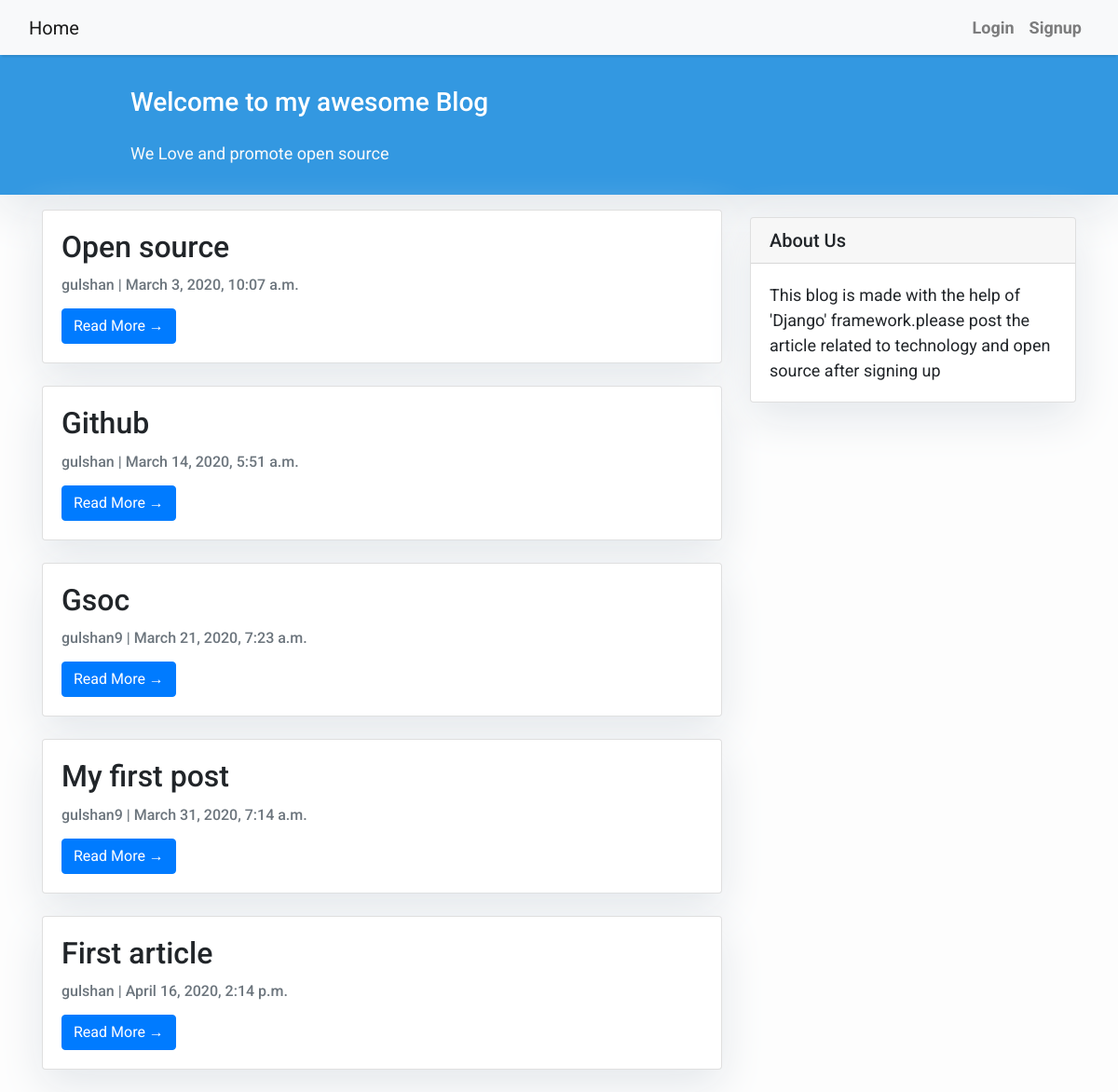
Before: / with the older database file.
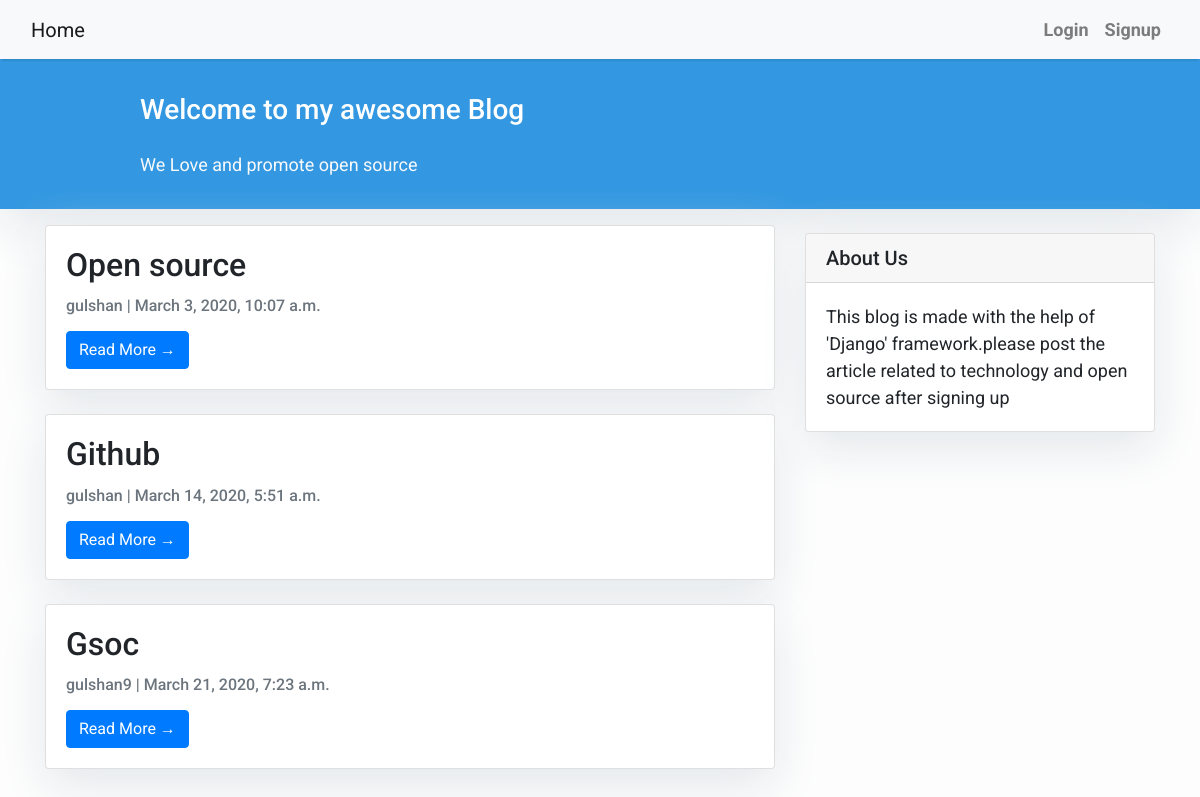
After: the same page with the newer database file.
### articles/models.py (models this page shows, shortened)
class Articles(models.Model):
    objects=models.Manager()
    title=models.CharField(max_length=100)
    slug=models.SlugField()
    body=models.TextField()
    date=models.DateTimeField(auto_now_add=True)
    likes=models.ManyToManyField(User,related_name='likes',blank=True)
    thumb=models.ImageField(default='default.png' ,blank=True)
    author=models.ForeignKey(User,default=None,on_delete=models.CASCADE)

### articles/views.py (the view)
# urls.py: path('',views.article_list,name="list"),
def article_list(request):
    articles=Articles.objects.all().order_by('date')
    return render(request,'article_list.html',{'articles':articles,
                                               })

### articles/templates/article_list.html (shortened to what this page needs)
{% extends "base.html" %}
{% block content %}
<header class="masthead">
    <div class="container">
        <div class="row">
            <div class=" col-md-8 col-md-10 mx-auto">
                <div class="site-heading">
                    <h3 class=" site-heading my-4 mt-3 text-white"> Welcome to my awesome Blog </h3>
                    <p class="text-light">We Love and promote open source
                    </p>
                </div>
            </div>
        </div>
    </div>
</header>
<div class="container">
    <div class="row">
        <div class="col-md-8 mt-3 left">
            {% for article in articles %}
            <div class="card mb-4">
                <div class="card-body">
                    <h2 class="card-title">{{ article.title | capfirst }}</h2>
                    <p class="card-text text-muted h6">{{ article.author }} | {{ article.date}} </p>
                    <a href="{% url 'detail' article.slug  %}" class="btn btn-primary">Read More &rarr;</a>
                </div>
            </div>
            {% endfor %}
        </div>
{% block sidebar %} {% include 'sidebar.html' %} {% endblock sidebar %}
</div>
</div>
{% endblock %}

### articles/templates/base.html (shortened to what this page needs)
<!DOCTYPE html>
<html>
    <head>
        <link rel="stylesheet" href="https://maxcdn.bootstrapcdn.com/bootstrap/4.0.0/css/bootstrap.min.css"
 />
    </head>
    <body>
        <nav class="navbar navbar-expand-lg navbar-light bg-light shadow" id="mainNav">
            <div class="container-fluid">
                <a class="navbar-brand" href="{% url 'list' %}">Home</a>
                {% if user.is_authenticated %}
                <div class="collapse navbar-collapse" id="navbarResponsive">
                    <ul class="navbar-nav ml-auto">
                        <li class="nav-item text-black ">
                            <form class="logout" action="{% url 'logout' %}" method="post">
                                {% csrf_token %}
                             <button type="submit">logout</button>
                            </form>
                        </li>
                        <li class="nav-item text-black">
                          <a class="nav-link text-black font-weight-bold"  href="{% url 'create' %}">New article</a>
                        </li>
                    </li>
                    <li class="nav-item text-black">
                      <a class="nav-link text-black font-weight-bold"  href="{% url 'author' %}">Contribution</a>
                    </li>
                    </ul>
                {% else %}
                    <ul class="navbar-nav ml-auto">
                        <li class="nav-item text-black">
                         <a class="nav-link text-black font-weight-bold"  href="{% url 'login' %}">Login</a>
                        </li>
                        <li class="nav-item text-black">
                          <a class="nav-link text-black font-weight-bold"  href="{% url 'signup' %}">Signup</a>
                         </li>
                    </ul>
                {% endif %}
        </nav>
        {% block content %}{% endblock content %}
    </body>
</html>

### articles/templates/sidebar.html (shortened to what this page needs)
{% block sidebar %}
<div class="col-md-4 float-right ">
<div class="card my-4">
        <h5 class="card-header">About Us</h5>
    <div class="card-body">
        <p class="card-text"> This blog is made with the help of 'Django' framework.please post the article related to technology  and open source after signing up
    </div>
</div>
</div>
{% endblock sidebar %}

### articles/templates/base.html (style rules this page uses)
body { font-family: "Roboto", sans-serif; font-size: 17px; background-color: #fdfdfd; }
.shadow { box-shadow: 0 4px 2px -2px rgba(0, 0, 0, 0.1); }
.masthead { background: #3398E1; height: auto; padding-bottom: 15px; box-shadow: 0 16px 48px #E3E7EB; padding-top: 10px; }

### articles/templates/article_list.html (style rules this page uses)
body { font-family: "Roboto", sans-serif; font-size: 18px; background-color: #fdfdfd; }
.card { box-shadow: 0 16px 48px #E3E7EB; }

### articles/templates/sidebar.html (style rules this page uses)
.card { box-shadow: 0 16px 48px #E3E7EB; }

Changed rows visible on the page:
removed Articles: title "My first post", author "gulshan9", date "March 31, 2020, 7:14 a.m."
removed Articles: title "First article", author "gulshan", date "April 16, 2020, 2:14 p.m."
